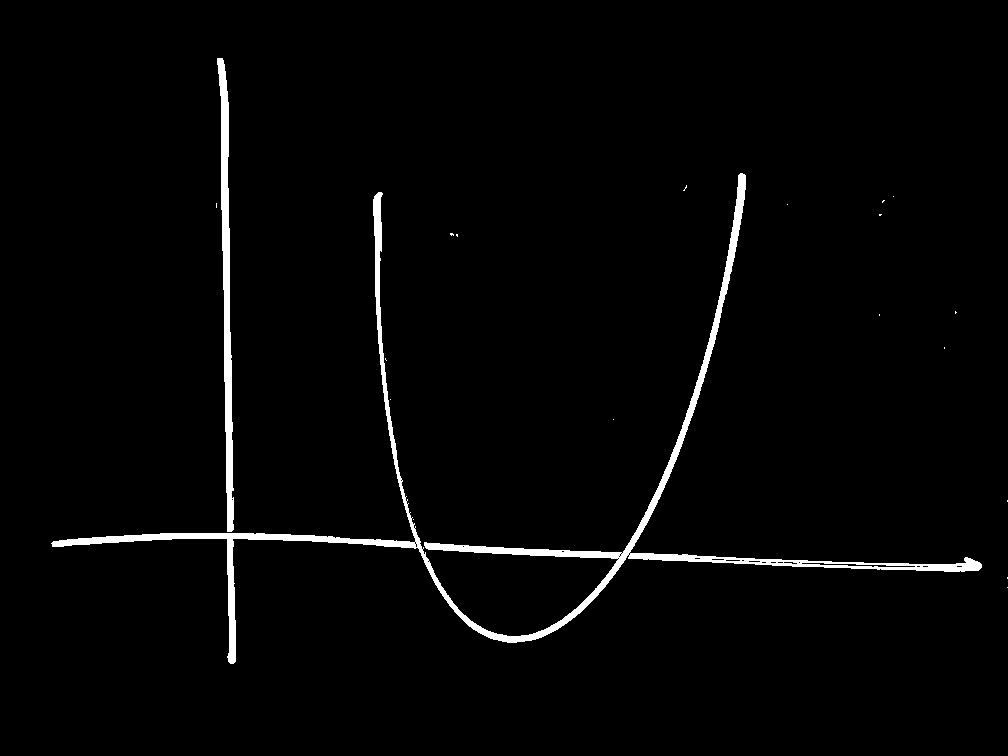
#> input picture images/exemplo1_th1.jpg, 1008 x 756 px
$ python guitar_ransac.py   (older library calls are emulated)
#> lines starting #> are read from the running program, lines starting #| are printed output that depends on the picture; after the words box and inside, x2 and y2 are one past the last pixel; in counts of white or black regions, pixels touching at a corner belong together
### parabola_mls.py
import numpy as np
import matplotlib.pyplot as plt
from scipy.optimize import leastsq

class ParabolaMls:

  def __func(self, params, x):
   a, b, c = params
   return a*(x**2) + b*x + c

  # Error function, that is, the difference between the value obtained by fitting curve and the actual value
  def __error(self, params, x, y):
   return self.__func(params, x) - y

  # Solving parameters
  def __solveModel(self, X, Y):
    p0 = [10, 10, 10]
    model = leastsq(self.__error, p0, args=(X, Y))
    return model

  def getModel(self, data):

    X = np.array([x[0] for x in data])
    Y = np.array([y[1] for y in data])

    model = self.__solveModel(X, Y)
    a, b, c = model[0]
    cost = model[1]

    return a, b, c, cost

### guitar_ransac.py
#!/usr/bin/python

import sys
import time
import random
import optparse
import math
from parabola_mls import *
from scipy.misc import *

import cv2

parabolaMls = ParabolaMls()

# [18 lines left out: function ls_fit, not called in this run]


class LmsModel:

    def __init__(self):
        pass

    def model(self, data):
        # calculate a model from a given dataset

        #return ls_fit(data)
        return parabolaMls.getModel(data)

    def fit(self, x, y, model):

        def func2(d, px, py, a, b, c):
            return np.sqrt((d - px) ** 2 + (a * (px ** 2) + b * px + c - py) ** 2)

        # Distance from an x, y point to a given model
        # see http://en.wikipedia.org/wiki/Distance_from_a_point_to_a_line
        # model in y=mx+c form, so
        # ax + by + c = 0, a==m, b==-1, c==c
        a, b, c, cost = model
        d = derivative(func2, 1, dx=1e-6, args=(x, y, a, b, c))

        #m, c = model
        #d = math.fabs((m * x) - y + c) / math.sqrt((m * m) + 1)
        return d

    # [9 lines left out: function error, not called in this run]

#
#

def ransac(data, model, n, k, t, d, model_iter=None, all_results=False):
    # see http://en.wikipedia.org/wiki/RANSAC#The_algorithm

    data = [tuple(x[0].astype(int)) for x in data]

    if len(data) < n:
        if all_results:
            return []
        return None, None, None

    best_model = None
    best_consensus_set = None
    best_error = None

    results = []

    if model_iter is None:
        def iterator():
            # Standard RANSAC iterator
            for i in range(k):
                sample = random.sample(data, n)
                maybe_model = model.model(sample)
                yield maybe_model
    else:
        iterator = model_iter

    # keep a list of found models
    models = {}

    for maybe_model in iterator():

        consensus_set = []

        for xy in data:
            f = model.fit(xy[0], xy[1], maybe_model)
            if f < t:
                consensus_set.append(xy)

        if len(consensus_set) > d:
            this_model = model.model(consensus_set)

            if models.get(this_model):
                continue

            models[this_model] = True

            this_error = model.error(this_model, consensus_set)

            results.append((this_error, this_model, consensus_set))

            if (best_error is None) or (this_error < best_error):
                best_model = this_model
                best_error = this_error
                best_consensus_set = consensus_set

    results.sort()

    if all_results:
        return results

    return best_model, best_consensus_set, best_error

#
#

# [31 lines left out: functions distance, to_eol, paint, not called in this run]

#
#

def track(image):

    grey = cv2.cvtColor(image, cv2.COLOR_RGB2GRAY)

    corners = 60
    quality = 0.25
    min_distance = 10

    # Apply edge detection method on the image
    #f = cv2.Canny(grey, 50, 20, apertureSize=3)
    f = cv2.goodFeaturesToTrack(grey, corners, quality, min_distance)

    try:
      criteria = cv2.TERM_CRITERIA_EPS + cv2.TERM_CRITERIA_MAX_ITER, 10, 0.01
      cv2.cornerSubPix(grey, f, (5,5), (-1,-1), criteria)
    except:
      print('erro 1')
      return []

    return f

#
#

def canny(im):
    gray = cv2.cvtColor(im, cv2.COLOR_BGR2GRAY)
    min_thresh, max_thresh, apertureSize = 100, 200, 3
    edges = cv2.Canny(gray, min_thresh, max_thresh, apertureSize = apertureSize)

    return edges

#
#

# [34 lines left out: functions draw_line, overlap, show_models, not called in this run]

#
#

p = optparse.OptionParser()
p.add_option("-H", "--hough", dest="hough", action="store_true")
p.add_option("-N", "--nearest", dest="nearest", action="store_true")
p.add_option("-L", "--least-squares", dest="least_squares", action="store_true")
p.add_option("-R", "--ransac", dest="ransac", action="store_true")
p.add_option("-s", "--seek", dest="seek", type="int")
p.add_option("-v", "--video", dest="video")
opts, args = p.parse_args()


frame = 0

# else:
#im = cv2.imread('images/parabola_exemplo1.png')
#im = cv2.imread('images/guitar2.jpg')
im = cv2.imread('images/exemplo1_th1.jpg')
#> im is the input picture: shape (756, 1008, 3); 2.1% white; 20 white regions (18 under 20 px), largest, box (x1, y1, x2, y2) and area: (51, 173, 982, 664) 12686, (217, 58, 234, 532) 3400

#filter_im = cv2.bilateralFilter(im, 35, 150, 200)

edges = canny(im)
#> in canny, `edges = cv2.Canny(gray, min_thresh, max_thresh, apertureSize = apertur..`:
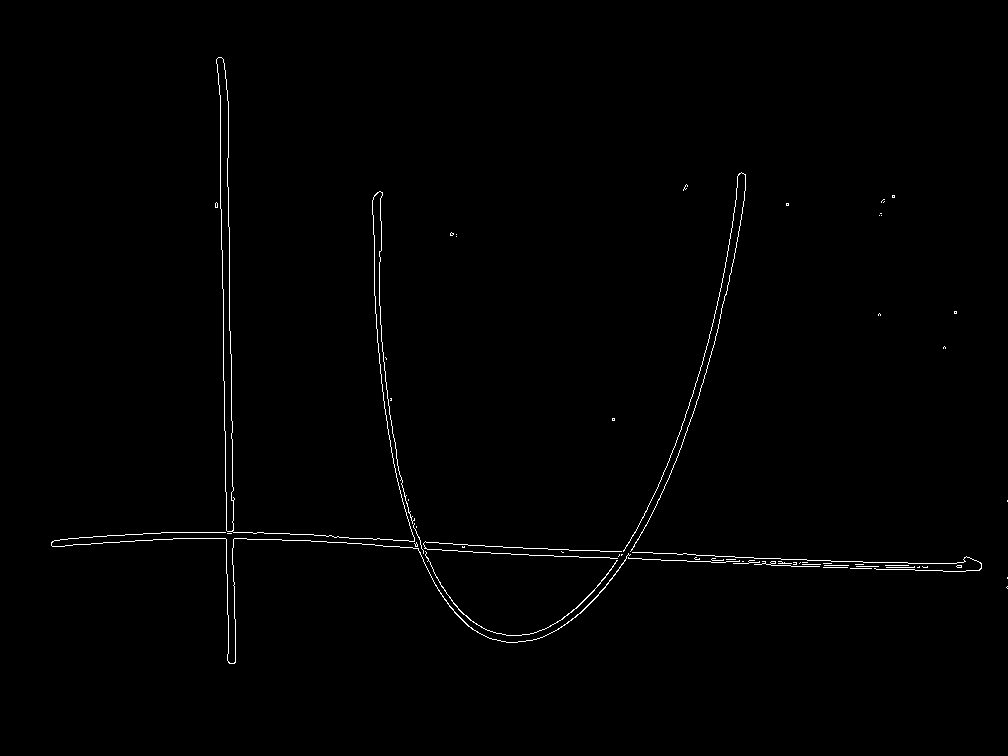
#> edges: shape (756, 1008); 0.73% white in thin lines or dots, all inside (x1, y1, x2, y2) = (51, 57, 1008, 664)

filtered = edges
filtered = cv2.cvtColor(filtered, cv2.COLOR_GRAY2BGR)

while frame < 24:

    frame += 1
    hough_lines = None

    draw = im

    if 1:
        #f = np.nonzero(im)
        f = track(im)
#> in track, `f = cv2.goodFeaturesToTrack(grey, corners, quality, min_distance)`: f = 51 rows, first 8: [450, 234], [233, 539], [879, 215], [425, 543], [414, 541], [629, 557], [956, 312], [52, 546]
#> f = 51 rows, first 8: [454.4, 234.4], [233, 539], [879.6, 214.5], [421, 546], [414, 541], [626.2, 557.3], [955.5, 312], [50.48, 544]
        colour = 0, 0, 255
        #paint(draw, f, colour, csize=2)

        if (1 == 1):
            n = 6 # min fit
            k = 1000 # iterations
            t = 0.5 # threshold
            d = 3 # min number of points within threshold

            model_iter = None
            if not hough_lines is None:

                # [7 lines left out: function model_iter, not called in this run]

            results = ransac(f, LmsModel(), n, k, t, d, all_results=True, model_iter=model_iter)
#> (the run stopped early here; a loop or call above may not have finished)

$ run again, with images/parabola_exemplo1.png saved as images/exemplo1_th1.jpg
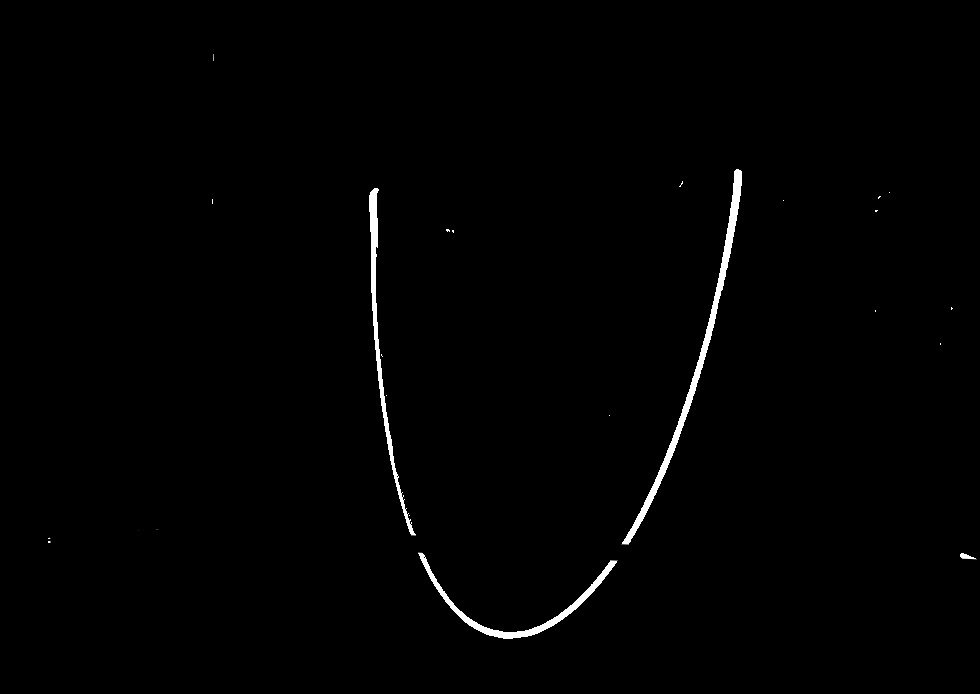
#> input picture images/parabola_exemplo1.png, 980 x 694 px
#> im is the input picture: shape (694, 980, 3); min 0, max 255, mean 2.2
#> in canny, `edges = cv2.Canny(gray, min_thresh, max_thresh, apertureSize = apertur..`:
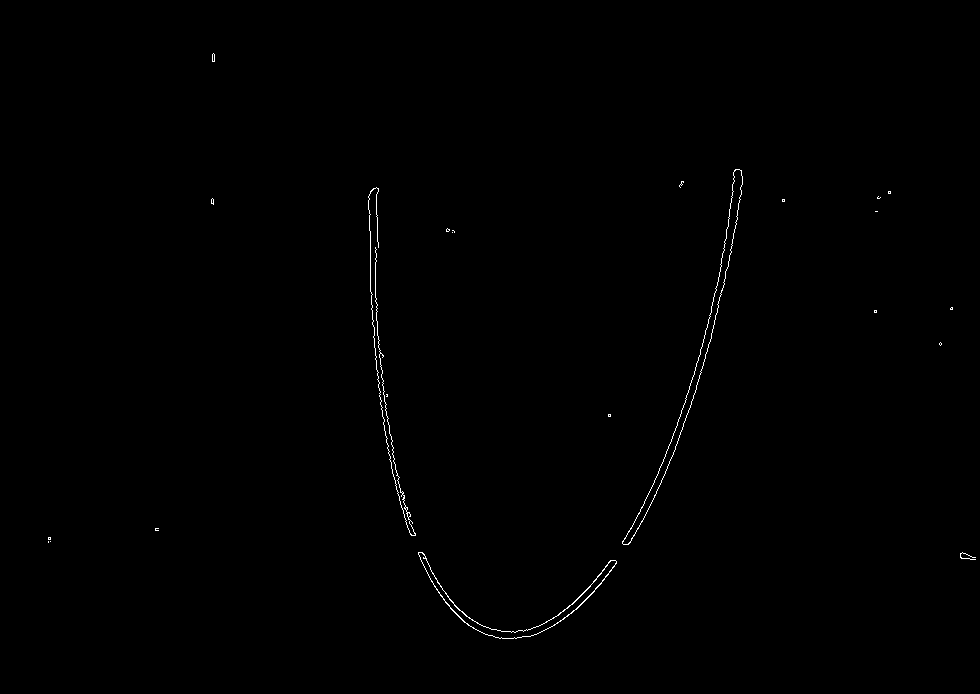
#> edges: shape (694, 980); 0.34% white in thin lines or dots, all inside (x1, y1, x2, y2) = (48, 53, 976, 639)
#> in track, `f = cv2.goodFeaturesToTrack(grey, corners, quality, min_distance)`: f = 26 rows, first 8: [446, 230], [49, 541], [875, 211], [622, 543], [616, 561], [952, 308], [419, 553], [415, 534]
#> `f = track(im)`: f = 26 rows, first 8: [450.5, 230.4], [48.53, 540.7], [875.6, 210.5], [621, 543.2], [617.1, 560.6], [951.5, 308], [418.2, 551.9], [414.8, 535.2]
